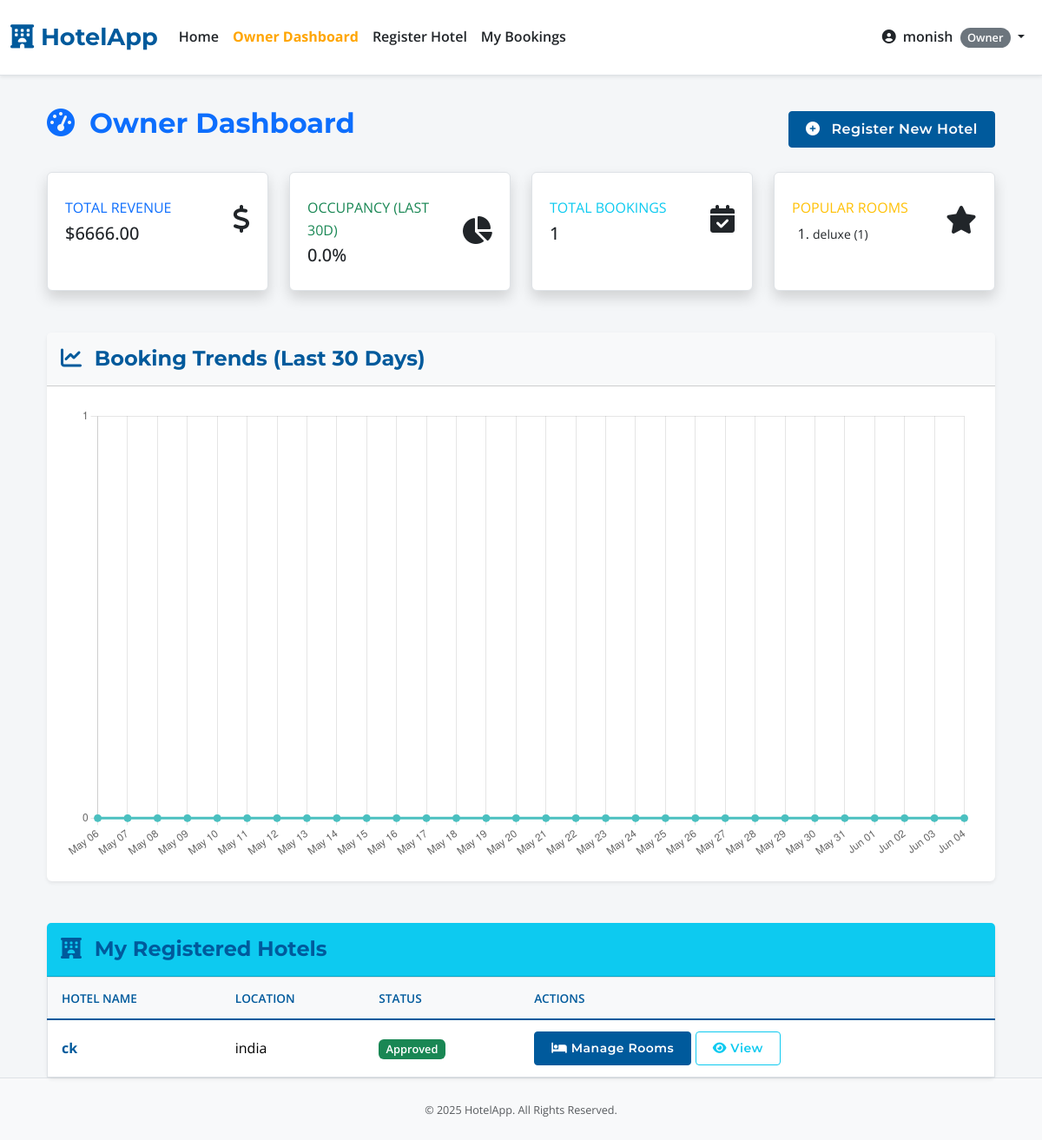
Screenshot of /owner_dashboard (signed in) with the database file from the repository.
### app.py (models this page shows, shortened)
class User(UserMixin, db.Model):
    id = db.Column(db.Integer, primary_key=True)
    username = db.Column(db.String(80), unique=True, nullable=False)
    email = db.Column(db.String(120), unique=True, nullable=False)
    password_hash = db.Column(db.String(200), nullable=False)
    role = db.Column(db.String(20), nullable=False, default='user')
    is_active = db.Column(db.Boolean, default=True, nullable=False)
    created_at = db.Column(db.DateTime, default=datetime.utcnow)
    hotels_owned = db.relationship('Hotel', backref='owner_user', lazy=True, foreign_keys='Hotel.owner_id', cascade="all, delete-orphan")
    bookings = db.relationship('Booking', backref='booker', lazy=True, foreign_keys='Booking.user_id', cascade="all, delete-orphan")
    wishlist_items = db.relationship('Wishlist', backref='user', lazy='dynamic', cascade='all, delete-orphan')
    audit_logs = db.relationship('AuditLog', backref='actor', lazy=True, foreign_keys='AuditLog.user_id')

class RoomType(db.Model):
    id = db.Column(db.Integer, primary_key=True)
    hotel_id = db.Column(db.Integer, db.ForeignKey('hotel.id', ondelete='CASCADE'), nullable=False)
    name = db.Column(db.String(100), nullable=False)
    description = db.Column(db.Text, nullable=True)
    price_per_night = db.Column(db.Float, nullable=False)
    number_of_rooms = db.Column(db.Integer, nullable=False, default=1)
    amenities = db.Column(db.String(300), nullable=True)
    main_image_url = db.Column(db.String(255), nullable=True, default='https://via.placeholder.com/800x500.png?text=Room+Image')
    gallery_images = db.relationship('RoomImage', backref='room_type_ref', lazy='dynamic', cascade="all, delete-orphan")
    bookings = db.relationship('Booking', backref='room_type', lazy='dynamic', cascade="all, delete-orphan")
    availabilities = db.relationship('Availability', backref='room_type_ref', lazy='dynamic', cascade="all, delete-orphan")

class Hotel(db.Model):
    id = db.Column(db.Integer, primary_key=True)
    name = db.Column(db.String(100), nullable=False)
    location = db.Column(db.String(200), nullable=False)
    description = db.Column(db.Text, nullable=True)
    price_per_night = db.Column(db.Float, nullable=True)
    image_url = db.Column(db.String(255), nullable=True, default='https://via.placeholder.com/800x500.png?text=Main+Hotel+Image')
    owner_id = db.Column(db.Integer, db.ForeignKey('user.id', ondelete='CASCADE'), nullable=False)
    is_approved = db.Column(db.Boolean, default=False, nullable=False)
    star_rating = db.Column(db.Integer, nullable=True)
    amenities = db.relationship('Amenity', secondary=hotel_amenities, lazy='subquery', backref=db.backref('hotels', lazy=True))
    latitude = db.Column(db.Float, nullable=True)
    longitude = db.Column(db.Float, nullable=True)
    gallery_images = db.relationship('HotelImage', backref='hotel_ref', lazy='dynamic', cascade="all, delete-orphan")
    bookings = db.relationship('Booking', backref='hotel', lazy=True, foreign_keys='Booking.hotel_id', cascade="all, delete-orphan")
    wishlisted_by_users = db.relationship('Wishlist', backref='hotel', lazy='dynamic', cascade='all, delete-orphan')
    room_types = db.relationship('RoomType', backref='hotel', lazy='dynamic', cascade="all, delete-orphan")

### app.py (the view)
@app.route('/owner_dashboard')
@role_required('owner')
def owner_dashboard():
    hotels = Hotel.query.filter_by(owner_id=current_user.id).all()
    hotel_ids = [h.id for h in hotels]
    analytics = {'total_revenue': 0, 'occupancy_rate': 0, 'total_bookings': 0, 'popular_room_types': [], 'chart_labels': [], 'chart_data': []}
    if hotel_ids:
        all_bookings = Booking.query.filter(Booking.hotel_id.in_(hotel_ids)).all()
        analytics['total_bookings'] = len(all_bookings)
        analytics['total_revenue'] = sum(b.total_price for b in all_bookings)
        if all_bookings:
            room_type_counts = Counter(b.room_type.name for b in all_bookings)
            analytics['popular_room_types'] = room_type_counts.most_common(3)
        today = date.today(); start_period = today - timedelta(days=30)
        total_possible_room_nights = 0; total_booked_room_nights = 0
        owner_room_types = RoomType.query.filter(RoomType.hotel_id.in_(hotel_ids)).all()
        for i in range(30):
            for room_type in owner_room_types: total_possible_room_nights += get_daily_details(room_type, start_period + timedelta(days=i))['available']
        for booking in Booking.query.filter(Booking.hotel_id.in_(hotel_ids), Booking.check_in_date < today, Booking.check_out_date > start_period).all():
            overlap_start = max(booking.check_in_date, start_period); overlap_end = min(booking.check_out_date, today)
            if (overlap_end - overlap_start).days > 0: total_booked_room_nights += (overlap_end - overlap_start).days
        if total_possible_room_nights > 0: analytics['occupancy_rate'] = (total_booked_room_nights / total_possible_room_nights) * 100
        bookings_by_day = {(start_period + timedelta(days=i)).strftime("%b %d"): 0 for i in range(30)}
        for booking in [b for b in all_bookings if b.created_at.date() >= start_period]:
            day_str = booking.created_at.strftime("%b %d")
            if day_str in bookings_by_day: bookings_by_day[day_str] += 1
        analytics['chart_labels'] = list(bookings_by_day.keys()); analytics['chart_data'] = list(bookings_by_day.values())
    return render_template('owner_dashboard.html', hotels=hotels, analytics=analytics)

### templates/owner_dashboard.html (shortened to what this page needs)
{% extends "base.html" %}
{% block content %}
<div class="container mt-4">
    <div class="d-flex justify-content-between align-items-center mb-4">
        <h2 class="text-primary"><i class="fas fa-tachometer-alt me-2"></i> Owner Dashboard</h2>
        <a href="{{ url_for('register_hotel') }}" class="btn btn-primary"><i class="fas fa-plus-circle me-2"></i> Register New Hotel</a>
    </div>
    <div class="row mb-4">
        <div class="col-xl-3 col-md-6 mb-4">
            <div class="card border-left-primary shadow h-100 py-2">
                <div class="card-body">
                    <div class="row no-gutters align-items-center">
                        <div class="col mr-2">
                            <div class="text-xs font-weight-bold text-primary text-uppercase mb-1">Total Revenue</div>
                            <div class="h5 mb-0 font-weight-bold text-gray-800">${{ "%.2f"|format(analytics.total_revenue) }}</div>
                        </div>
                        <div class="col-auto"><i class="fas fa-dollar-sign fa-2x text-gray-300"></i></div>
                    </div>
                </div>
            </div>
        </div>
        <div class="col-xl-3 col-md-6 mb-4">
            <div class="card border-left-success shadow h-100 py-2">
                <div class="card-body">
                    <div class="row no-gutters align-items-center">
                        <div class="col mr-2">
                            <div class="text-xs font-weight-bold text-success text-uppercase mb-1">Occupancy (Last 30d)</div>
                            <div class="h5 mb-0 font-weight-bold text-gray-800">{{ "%.1f"|format(analytics.occupancy_rate) }}%</div>
                        </div>
                        <div class="col-auto"><i class="fas fa-chart-pie fa-2x text-gray-300"></i></div>
                    </div>
                </div>
            </div>
        </div>
        <div class="col-xl-3 col-md-6 mb-4">
            <div class="card border-left-info shadow h-100 py-2">
                <div class="card-body">
                    <div class="row no-gutters align-items-center">
                        <div class="col mr-2">
                            <div class="text-xs font-weight-bold text-info text-uppercase mb-1">Total Bookings</div>
                            <div class="h5 mb-0 font-weight-bold text-gray-800">{{ analytics.total_bookings }}</div>
                        </div>
                        <div class="col-auto"><i class="fas fa-calendar-check fa-2x text-gray-300"></i></div>
                    </div>
                </div>
            </div>
        </div>
        <div class="col-xl-3 col-md-6 mb-4">
            <div class="card border-left-warning shadow h-100 py-2">
                <div class="card-body">
                    <div class="row no-gutters align-items-center">
                        <div class="col mr-2">
                            <div class="text-xs font-weight-bold text-warning text-uppercase mb-1">Popular Rooms</div>
                            {% if analytics.popular_room_types %}
                                <ol class="mb-0 ps-4">
                                {% for room, count in analytics.popular_room_types %}
                                    <li><small>{{ room }} ({{count}})</small></li>
                                {% endfor %}
                                </ol>
                            {% else %}
                                <div class="small text-gray-800">No bookings yet.</div>
                            {% endif %}
                        </div>
                        <div class="col-auto"><i class="fas fa-star fa-2x text-gray-300"></i></div>
                    </div>
                </div>
            </div>
        </div>
    </div>
    <div class="card shadow-sm mb-5 border-0">
        <div class="card-header bg-light py-3">
            <h4 class="mb-0"><i class="fas fa-chart-line me-2"></i> Booking Trends (Last 30 Days)</h4>
        </div>
        <div class="card-body p-4">
            <canvas id="bookingChart"></canvas>
        </div>
    </div>
    <div class="card shadow-sm border-0">
        <div class="card-header bg-info text-white py-3"><h4 class="mb-0"><i class="fas fa-hotel me-2"></i> My Registered Hotels</h4></div>
        <div class="card-body p-0">
            {% if hotels %}
            <div class="table-responsive">
                <table class="table table-hover align-middle mb-0">
                    <thead><tr><th class="ps-3">Hotel Name</th><th>Location</th><th>Status</th><th>Actions</th></tr></thead>
                    <tbody>
                        {% for hotel in hotels %}
                        <tr>
                            <td class="ps-3"><strong><a href="{{ url_for('hotel_detail', hotel_id=hotel.id) }}">{{ hotel.name }}</a></strong></td>
                            <td>{{ hotel.location }}</td>
                            <td>{% if hotel.is_approved %}<span class="badge bg-success">Approved</span>{% else %}<span class="badge bg-warning text-dark">Pending Approval</span>{% endif %}</td>
                            <td>
                                <a href="{{ url_for('manage_rooms', hotel_id=hotel.id) }}" class="btn btn-sm btn-primary" title="Manage Rooms"><i class="fas fa-bed"></i> Manage Rooms</a>
                                <a href="{{ url_for('hotel_detail', hotel_id=hotel.id) }}" class="btn btn-sm btn-outline-info" title="View Hotel Page"><i class="fas fa-eye"></i> View</a>
                            </td>
                        </tr>
                        {% endfor %}
                    </tbody>
                </table>
            </div>
            {% else %}
            <div class="card-body p-4"><p class="text-muted text-center">You have not registered any hotels yet.</p></div>
            {% endif %}
        </div>
    </div>
</div>
{% endblock %}
{% block scripts %}
<script>
document.addEventListener('DOMContentLoaded', function () {
    const ctx = document.getElementById('bookingChart');
    if (ctx) {
        const chartLabels = {{ analytics.chart_labels|tojson|safe }};
        const chartData = {{ analytics.chart_data|tojson|safe }};
        new Chart(ctx, {
            type: 'line',
            data: {
                labels: chartLabels,
                datasets: [{
                    label: 'Bookings per Day',
                    data: chartData,
                    fill: true,
                    borderColor: 'rgb(75, 192, 192)',
                    backgroundColor: 'rgba(75, 192, 192, 0.2)',
                    tension: 0.1,
                    pointRadius: 4,
                    pointBackgroundColor: 'rgb(75, 192, 192)'
                }]
            },
            options: {
                responsive: true,
                maintainAspectRatio: true,
                scales: {
                    y: {
                        beginAtZero: true,
                        ticks: {
                            stepSize: 1 // Ensure y-axis shows whole numbers for bookings
                        }
                    }
                },
                plugins: {
                    legend: {
                        display: false
                    }
                }
            }
        });
    }
});
</script>
{% endblock %}

### templates/base.html (shortened to what this page needs)
<!DOCTYPE html>
<html lang="en">
<head>
    <link href="https://cdn.jsdelivr.net/npm/bootstrap@5.3.2/dist/css/bootstrap.min.css" rel="stylesheet">
    <link rel="stylesheet" href="https://cdnjs.cloudflare.com/ajax/libs/font-awesome/6.4.2/css/all.min.css" />
    <link rel="stylesheet" href="https://unpkg.com/leaflet@1.9.4/dist/leaflet.css"/>
    <link rel="stylesheet" href="{{ url_for('static', filename='style.css') }}">
</head>
<body class="d-flex flex-column min-vh-100">
    <nav class="navbar navbar-expand-lg navbar-light bg-white fixed-top border-bottom shadow-sm py-3">
        <div class="container-fluid">
            <a class="navbar-brand" href="{{ url_for('index') }}" style="font-family: 'Montserrat', sans-serif; font-weight: 700; color: var(--primary-color, #005A9C); font-size: 1.6rem;">
                <i class="fas fa-hotel"></i> HotelApp
            </a>
            <div class="collapse navbar-collapse" id="navbarNav">
                <ul class="navbar-nav me-auto mb-2 mb-lg-0">
                    <li class="nav-item">
                        <a class="nav-link {% if request.endpoint == 'index' %}active fw-bold{% endif %}" href="{{ url_for('index') }}">Home</a>
                    </li>
                    {% if current_user.is_authenticated %}
                        {% if current_user.role == 'admin' %}
                            <li class="nav-item"><a class="nav-link {% if request.endpoint == 'admin_dashboard' %}active fw-bold{% endif %}" href="{{ url_for('admin_dashboard') }}">Admin Dashboard</a></li>
                        {% elif current_user.role == 'owner' %}
                            <li class="nav-item"><a class="nav-link {% if request.endpoint == 'owner_dashboard' %}active fw-bold{% endif %}" href="{{ url_for('owner_dashboard') }}">Owner Dashboard</a></li>
                            <li class="nav-item"><a class="nav-link {% if request.endpoint == 'register_hotel' %}active fw-bold{% endif %}" href="{{ url_for('register_hotel') }}">Register Hotel</a></li>
                        {% endif %}
                        <li class="nav-item"><a class="nav-link {% if request.endpoint == 'my_bookings' %}active fw-bold{% endif %}" href="{{ url_for('my_bookings') }}">My Bookings</a></li>
                    {% endif %}
                </ul>
                <ul class="navbar-nav ms-auto mb-2 mb-lg-0 align-items-center">
                    {% if current_user.is_authenticated %}
                        <li class="nav-item dropdown">
                            <a class="nav-link dropdown-toggle" href="#" id="navbarUserDropdown" role="button" data-bs-toggle="dropdown" aria-expanded="false">
                                <i class="fas fa-user-circle me-1"></i> {{ current_user.username }}
                                <span class="badge rounded-pill bg-secondary ms-1">{{ current_user.role|capitalize }}</span>
                            </a>
                        </li>
                    {% else %}
                        <li class="nav-item"><a class="nav-link {% if request.endpoint == 'login' %}active fw-bold{% endif %}" href="{{ url_for('login') }}">Login</a></li>
                        <li class="nav-item"><a class="btn btn-primary btn-sm ms-2" href="{{ url_for('register') }}">Register</a></li>
                    {% endif %}
                </ul>
            </div>
        </div>
    </nav>
    <main class="container-fluid mt-4 flex-grow-1">
        <div class="container">
            {% block content %}{% endblock %}
        </div>
    </main>
    <footer class="py-4 mt-auto bg-light text-center text-muted border-top">
        <div class="container"><small>© <span id="currentYear"></span> HotelApp. All Rights Reserved.</small></div>
    </footer>
    {% block scripts %}{% endblock %}
</body>
</html>

### rows the page displays
User: username "monish", role "Owner"
RoomType: name "deluxe", count "1"
Hotel: name "ck", location "india", is_approved "Approved"

### other values shown
{{ "%.2f"|format(analytics.total_revenue) }} "6666.00"
{{ "%.1f"|format(analytics.occupancy_rate) }} "0.0"
{{ analytics.total_bookings }} "1"
chart data {{ analytics.chart_data|tojson|safe }} [0, 0, 0, 0, 0, 0, 0, 0, 0, 0, 0, 0, 0, 0, 0, 0, 0, 0, 0, 0, 0, 0, 0, 0, 0, 0, 0, 0, 0, 0]
